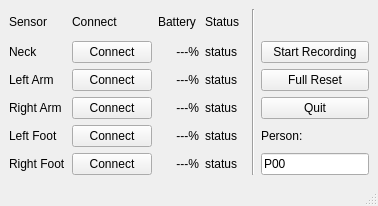
<?xml version="1.0" encoding="UTF-8"?>
<ui version="4.0">
 <class>RecordingTool</class>
 <widget class="QMainWindow" name="RecordingTool">
  <property name="geometry">
   <rect>
    <x>0</x>
    <y>0</y>
    <width>378</width>
    <height>206</height>
   </rect>
  </property>
  <property name="windowTitle">
   <string>IMU Recording Tool</string>
  </property>
  <widget class="QWidget" name="centralwidget">
   <layout class="QGridLayout" name="gridLayout_2">
    <item row="0" column="0">
     <layout class="QGridLayout" name="gridLayout">
      <item row="1" column="0">
       <widget class="QLabel" name="label_3">
        <property name="text">
         <string>Neck</string>
        </property>
       </widget>
      </item>
      <item row="0" column="2">
       <widget class="QLabel" name="label_8">
        <property name="sizePolicy">
         <sizepolicy hsizetype="Preferred" vsizetype="Minimum">
          <horstretch>0</horstretch>
          <verstretch>0</verstretch>
         </sizepolicy>
        </property>
        <property name="text">
         <string>Battery</string>
        </property>
       </widget>
      </item>
      <item row="1" column="1">
       <widget class="QPushButton" name="neck_connection_button">
        <property name="text">
         <string>Connect</string>
        </property>
       </widget>
      </item>
      <item row="4" column="1">
       <widget class="QPushButton" name="lf_connection_button">
        <property name="text">
         <string>Connect</string>
        </property>
       </widget>
      </item>
      <item row="5" column="1">
       <widget class="QPushButton" name="rf_connection_button">
        <property name="text">
         <string>Connect</string>
        </property>
       </widget>
      </item>
      <item row="2" column="1">
       <widget class="QPushButton" name="la_connection_button">
        <property name="text">
         <string>Connect</string>
        </property>
       </widget>
      </item>
      <item row="3" column="1">
       <widget class="QPushButton" name="ra_connection_button">
        <property name="text">
         <string>Connect</string>
        </property>
       </widget>
      </item>
      <item row="3" column="0">
       <widget class="QLabel" name="label_5">
        <property name="text">
         <string>Right Arm</string>
        </property>
       </widget>
      </item>
      <item row="0" column="0">
       <widget class="QLabel" name="label_2">
        <property name="sizePolicy">
         <sizepolicy hsizetype="Preferred" vsizetype="Minimum">
          <horstretch>0</horstretch>
          <verstretch>0</verstretch>
         </sizepolicy>
        </property>
        <property name="text">
         <string>Sensor</string>
        </property>
       </widget>
      </item>
      <item row="0" column="1">
       <widget class="QLabel" name="label">
        <property name="sizePolicy">
         <sizepolicy hsizetype="Preferred" vsizetype="Minimum">
          <horstretch>0</horstretch>
          <verstretch>0</verstretch>
         </sizepolicy>
        </property>
        <property name="text">
         <string>Connect</string>
        </property>
       </widget>
      </item>
      <item row="2" column="0">
       <widget class="QLabel" name="label_4">
        <property name="text">
         <string>Left Arm</string>
        </property>
       </widget>
      </item>
      <item row="4" column="0">
       <widget class="QLabel" name="label_6">
        <property name="text">
         <string>Left Foot</string>
        </property>
       </widget>
      </item>
      <item row="1" column="2">
       <widget class="QLabel" name="neck_charge_label">
        <property name="text">
         <string>---%</string>
        </property>
        <property name="alignment">
         <set>Qt::AlignRight|Qt::AlignTrailing|Qt::AlignVCenter</set>
        </property>
       </widget>
      </item>
      <item row="5" column="0">
       <widget class="QLabel" name="label_7">
        <property name="text">
         <string>Right Foot</string>
        </property>
       </widget>
      </item>
      <item row="2" column="2">
       <widget class="QLabel" name="la_charge_label">
        <property name="text">
         <string>---%</string>
        </property>
        <property name="alignment">
         <set>Qt::AlignRight|Qt::AlignTrailing|Qt::AlignVCenter</set>
        </property>
       </widget>
      </item>
      <item row="3" column="2">
       <widget class="QLabel" name="ra_charge_label">
        <property name="text">
         <string>---%</string>
        </property>
        <property name="alignment">
         <set>Qt::AlignRight|Qt::AlignTrailing|Qt::AlignVCenter</set>
        </property>
       </widget>
      </item>
      <item row="5" column="2">
       <widget class="QLabel" name="rf_charge_label">
        <property name="text">
         <string>---%</string>
        </property>
        <property name="alignment">
         <set>Qt::AlignRight|Qt::AlignTrailing|Qt::AlignVCenter</set>
        </property>
       </widget>
      </item>
      <item row="4" column="2">
       <widget class="QLabel" name="lf_charge_label">
        <property name="text">
         <string>---%</string>
        </property>
        <property name="alignment">
         <set>Qt::AlignRight|Qt::AlignTrailing|Qt::AlignVCenter</set>
        </property>
       </widget>
      </item>
      <item row="3" column="5">
       <widget class="QPushButton" name="quit_button">
        <property name="text">
         <string>Quit</string>
        </property>
       </widget>
      </item>
      <item row="0" column="4" rowspan="6">
       <widget class="Line" name="line">
        <property name="sizePolicy">
         <sizepolicy hsizetype="Fixed" vsizetype="Minimum">
          <horstretch>0</horstretch>
          <verstretch>0</verstretch>
         </sizepolicy>
        </property>
        <property name="orientation">
         <enum>Qt::Vertical</enum>
        </property>
       </widget>
      </item>
      <item row="5" column="5">
       <widget class="QLineEdit" name="person_lineEdit">
        <property name="sizePolicy">
         <sizepolicy hsizetype="Minimum" vsizetype="Fixed">
          <horstretch>0</horstretch>
          <verstretch>0</verstretch>
         </sizepolicy>
        </property>
        <property name="text">
         <string>P00</string>
        </property>
       </widget>
      </item>
      <item row="4" column="5">
       <widget class="QLabel" name="label_9">
        <property name="text">
         <string>Person:</string>
        </property>
       </widget>
      </item>
      <item row="0" column="3">
       <widget class="QLabel" name="label_10">
        <property name="text">
         <string>Status</string>
        </property>
       </widget>
      </item>
      <item row="1" column="3">
       <widget class="QLabel" name="neck_status_label">
        <property name="text">
         <string>status</string>
        </property>
       </widget>
      </item>
      <item row="2" column="3">
       <widget class="QLabel" name="la_status_label">
        <property name="text">
         <string>status</string>
        </property>
       </widget>
      </item>
      <item row="3" column="3">
       <widget class="QLabel" name="ra_status_label">
        <property name="text">
         <string>status</string>
        </property>
       </widget>
      </item>
      <item row="4" column="3">
       <widget class="QLabel" name="lf_status_label">
        <property name="text">
         <string>status</string>
        </property>
       </widget>
      </item>
      <item row="5" column="3">
       <widget class="QLabel" name="rf_status_label">
        <property name="text">
         <string>status</string>
        </property>
       </widget>
      </item>
      <item row="1" column="5">
       <widget class="QPushButton" name="record_button">
        <property name="text">
         <string>Start Recording</string>
        </property>
       </widget>
      </item>
      <item row="2" column="5">
       <widget class="QPushButton" name="reset_button">
        <property name="text">
         <string>Full Reset</string>
        </property>
       </widget>
      </item>
     </layout>
    </item>
   </layout>
  </widget>
  <widget class="QStatusBar" name="statusbar"/>
 </widget>
 <resources/>
 <connections>
  <connection>
   <sender>quit_button</sender>
   <signal>clicked()</signal>
   <receiver>RecordingTool</receiver>
   <slot>close()</slot>
   <hints>
    <hint type="sourcelabel">
     <x>251</x>
     <y>97</y>
    </hint>
    <hint type="destinationlabel">
     <x>241</x>
     <y>145</y>
    </hint>
   </hints>
  </connection>
 </connections>
</ui>
